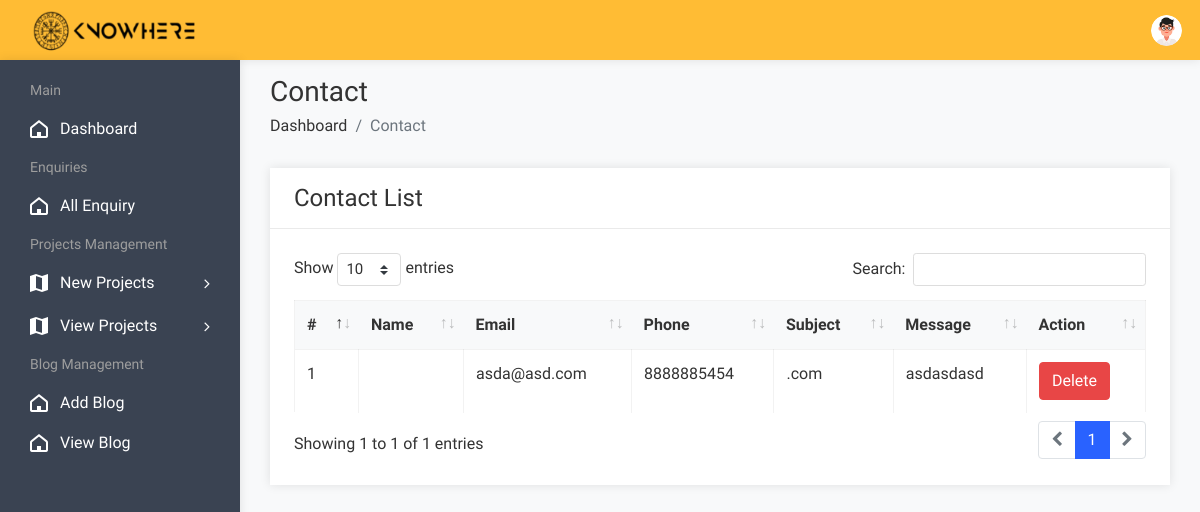
Screenshot of /admin/contactview.php (signed in) with the database file from the repository.
### tables this page shows
CREATE TABLE `contact` (
  `cid` int(50) NOT NULL,
  `name` varchar(100) NOT NULL,
  `email` varchar(100) NOT NULL,
  `phone` varchar(20) NOT NULL,
  `subject` varchar(100) NOT NULL,
  `message` varchar(250) NOT NULL
);

### admin/contactview.php (the view, shortened to what this page needs)
<!DOCTYPE html>
<html lang="en">
<head>
        <link rel="stylesheet" href="assets/css/bootstrap.min.css">
        <link rel="stylesheet" href="assets/css/font-awesome.min.css">
        <link rel="stylesheet" href="assets/css/feathericon.min.css">
		<link rel="stylesheet" href="assets/plugins/datatables/dataTables.bootstrap4.min.css">
		<link rel="stylesheet" href="assets/plugins/datatables/responsive.bootstrap4.min.css">
		<link rel="stylesheet" href="assets/plugins/datatables/select.bootstrap4.min.css">
		<link rel="stylesheet" href="assets/plugins/datatables/buttons.bootstrap4.min.css">
        <link rel="stylesheet" href="assets/css/style.css">
    </head>
    <body>
				<?php include("header.php"); ?>
            <div class="page-wrapper">
                <div class="content container-fluid">
					<div class="page-header">
						<div class="row">
							<div class="col">
								<h3 class="page-title">Contact</h3>
								<ul class="breadcrumb">
									<li class="breadcrumb-item"><a href="dashboard.php">Dashboard</a></li>
									<li class="breadcrumb-item active">Contact</li>
								</ul>
							</div>
						</div>
					</div>
					<div class="row">
						<div class="col-sm-12">
							<div class="card">
								<div class="card-header">
									<h4 class="card-title">Contact List</h4>
								</div>
								<div class="card-body">
									<table id="basic-datatable" class="table table-bordered table-hover">
                                            <thead>
                                                <tr>
                                                    <th>#</th>
                                                    <th>Name</th>
                                                    <th>Email</th>
                                                    <th>Phone</th>
													<th>Subject</th>
                                                    <th>Message</th>
                                                    <th>Action</th>
                                                </tr>
                                            </thead>
                                            <tbody>
											<?php
												$query=mysqli_query($con,"select * from contact");
												$cnt=1;
												while($row=mysqli_fetch_row($query))
													{
											?>
                                                <tr>
                                                    <td><?php echo $cnt; ?></td>
                                                    <td><?php echo $row['1']; ?></td>
                                                    <td><?php echo $row['2']; ?></td>
                                                    <td><?php echo $row['3']; ?></td>
                                                    <td><?php echo $row['4']; ?></td>
													<td><?php echo $row['5']; ?></td>
                                                    <td><a href="contactdelete.php?id=<?php echo $row['0']; ?>"><button class="btn btn-danger">Delete</button></a></td>
                                                </tr>
                                                <?php
												$cnt=$cnt+1;
												}
												?>
                                            </tbody>
                                        </table>
								</div>
							</div>
						</div>
					</div>
				</div>
			</div>
    </body>
</html>

### rows the page displays
contact: email "asda@asd.com", phone "8888885454", subject ".com", message "asdasdasd"
